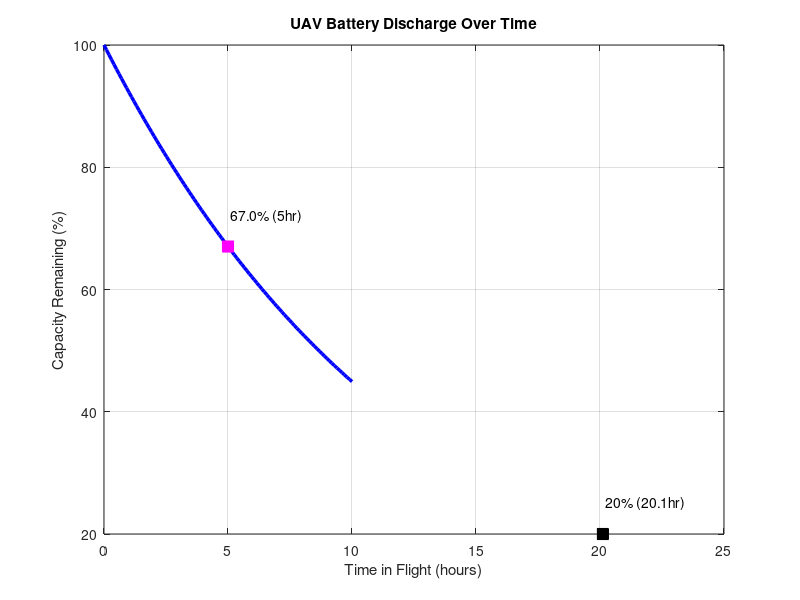

This chart was generated by the following MATLAB code:
clc; clear; close all;

% Aircraft Battery Discharge Model (Exponential Decay)
initial_capacity = 100;  % Initial battery capacity (%)
discharge_rate = 0.08;   % Discharge constant (k)

% Flight time vector (0 to 10 hours)
t = linspace(0, 10, 100); 

% Exponential decay equation
capacity = initial_capacity * exp(-discharge_rate * t);

% Plotting the decay curve
figure('Name', 'Battery Discharge Model');
plot(t, capacity, 'b', 'LineWidth', 2.5);
grid on;
xlabel('Time in Flight (hours)');
ylabel('Capacity Remaining (%)');
title('UAV Battery Discharge Over Time');

% Calculate capacity at specific time (t = 5 hrs)
t_eval = 5;
cap_at_5 = initial_capacity * exp(-discharge_rate * t_eval);
fprintf('Battery remaining at 5 hours: %.2f%%\n', cap_at_5);

% Calculate time when capacity hits 20%
target_cap = 20;
t_target = -log(target_cap / initial_capacity) / discharge_rate;
fprintf('Time to reach 20%% capacity: %.2f hours\n', t_target);

% Mark data points on the plot
hold on;
plot(t_eval, cap_at_5, 'ms', 'MarkerSize', 8, 'MarkerFaceColor', 'm');
text(t_eval, cap_at_5 + 5, sprintf(' %.1f%% (5hr)', cap_at_5));

plot(t_target, target_cap, 'ks', 'MarkerSize', 8, 'MarkerFaceColor', 'k');
text(t_target, target_cap + 5, sprintf(' 20%% (%.1fhr)', t_target));
hold off;
